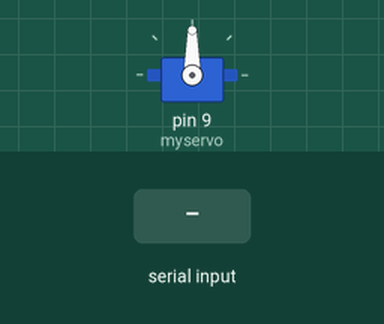
Simulated run of this sketch. Board: Arduino Uno, built with avr-gcc and run on an emulated ATmega328P. Parts: servo. Inputs (shaded band) come from the test bench.

Above: at 1.2 s.
1.3 s: "1" received over Serial
At 1.8 s:
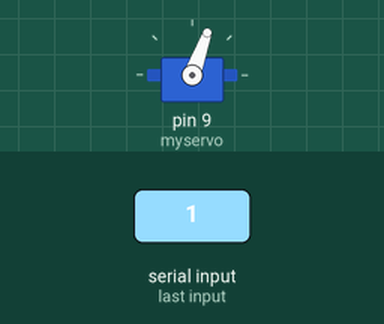
2.8 s: "2" received over Serial
At 4.0 s:
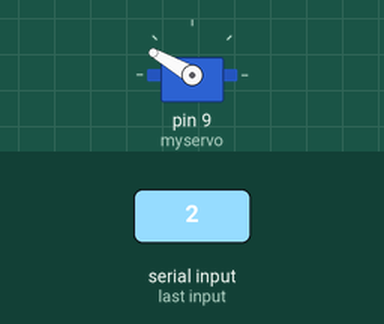
4.3 s: "3" received over Serial
At 5.2 s:
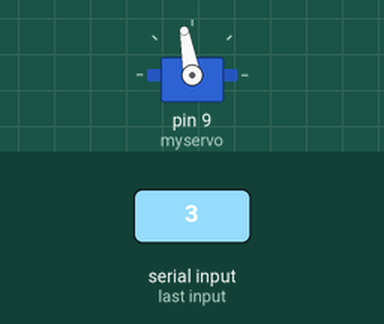
Timing chart, 0 to 7.3 s (numbered marks = the images above; inputs shaded):
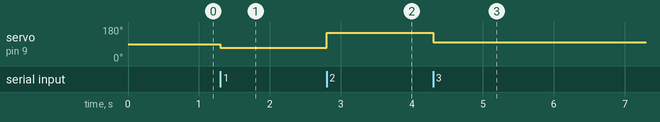

Measured:
- after the input at 1.3 s, servo on pin 9 (myservo): 90° → 70° at once
- after the input at 2.8 s, servo on pin 9 (myservo): 70° → 150° at once
- after the input at 4.3 s, servo on pin 9 (myservo): 150° → 100° at once

The sketch:

sketch_oct17a.ino
```cpp
#include <Servo.h>

Servo myservo; // 建立Servo物件，控制伺服馬達

void setup()
{
  myservo.attach(9); // 連接數位腳位9，伺服馬達的訊號線
  Serial.begin(9600);
}

void loop()
{
  if (Serial.available() > 0) {
    int inByte = Serial.read();
    switch (inByte) {
      case '1':
        myservo.write(70);
        delay(1000);          // Wait 1 second
        break;
      case '2':
        myservo.write(150);
        delay(1000);          // Wait 1 second
        break;
      case '3':
        myservo.write(100);
        delay(1000);          // Wait 1 second
        break;
    }
  }
}
```
